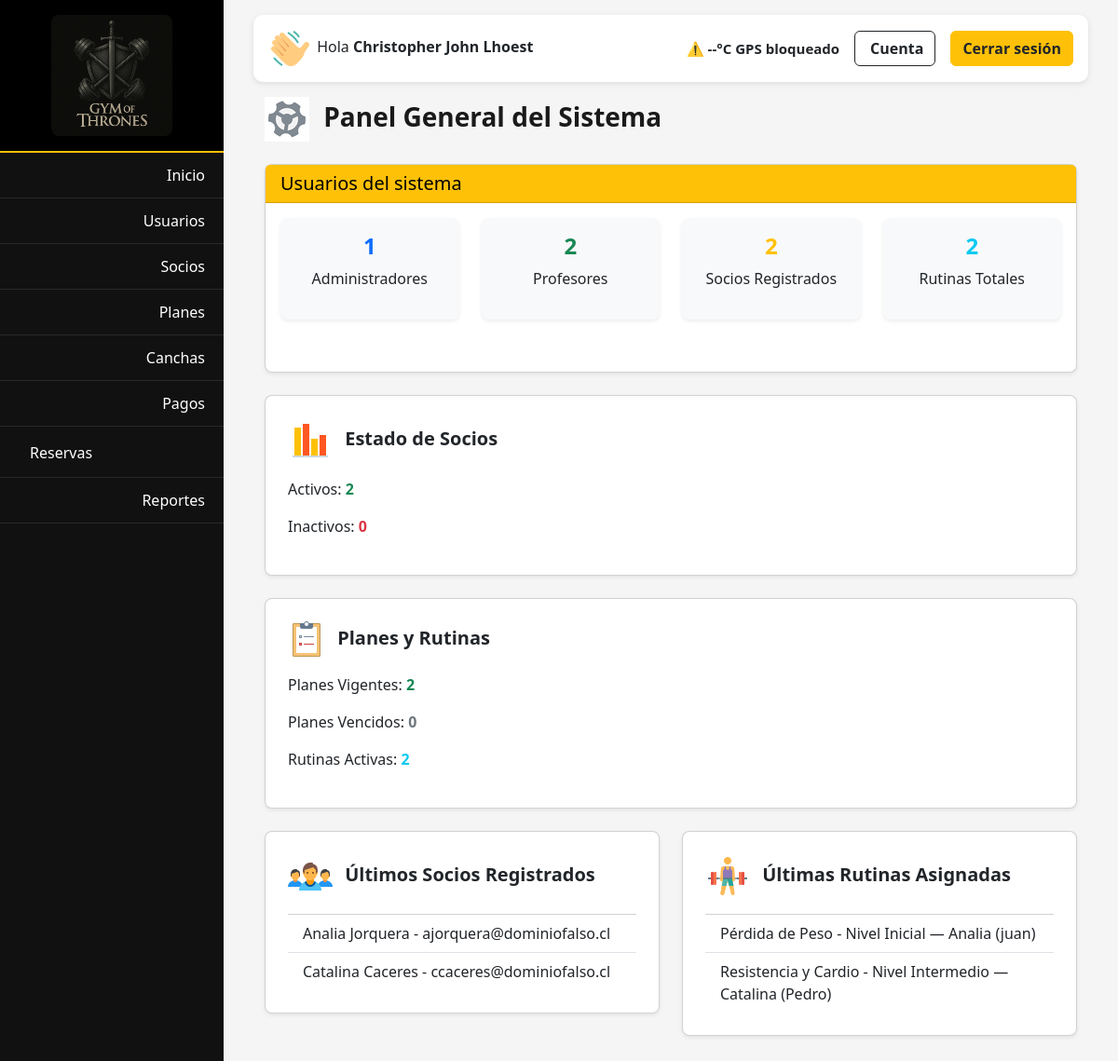
Before: /users/dashboard/superadmin/ (signed in) with the older database file.
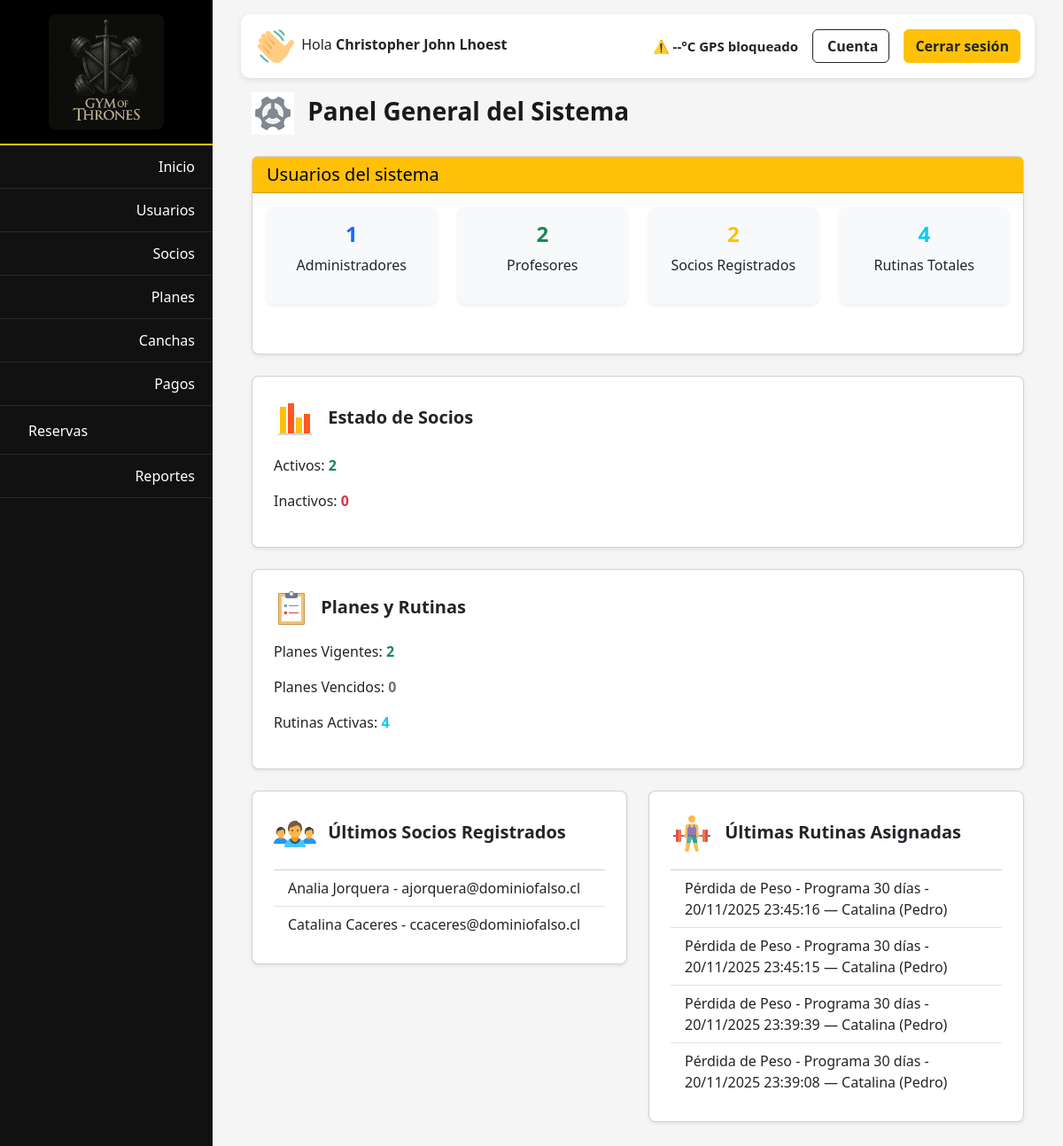
After: the same page with the newer database file.
### apps/users/models.py (models this page shows, shortened)
class Usuario(AbstractBaseUser, PermissionsMixin):
    ROLES = [
        ('superadmin', 'Super Administrador'),
        ('admin', 'Administrador'),
        ('profesor', 'Profesor'),
        ('socio', 'Socio'),
    ]
    ESPECIALIDAD_CHOICES = [
        ('zumba', 'Zumba'),
        ('spinning', 'Spinning'),
        ('pilates', 'Pilates'),
        ('yoga', 'Yoga'),
        ('pesas', 'Pesas / Musculación'),
        ('cardio', 'Cardio / Resistencia'),
        ('funcional', 'Entrenamiento Funcional'),
        ('no_aplica', 'No aplica'),
    ]
    rut = models.CharField(max_length=12, unique=True)
    nombre = models.CharField(max_length=50)
    apellido = models.CharField(max_length=50)
    correo = models.EmailField(unique=True)
    rol = models.CharField(max_length=15, choices=ROLES, default='socio')
    especialidad = models.CharField(
        max_length=30,
        choices=ESPECIALIDAD_CHOICES,
        default='no_aplica',
        blank=True,
        null=True,
        help_text="Área de especialización del profesor"
    )
    is_active = models.BooleanField(default=True)
    is_staff = models.BooleanField(default=False)
    fecha_creacion = models.DateTimeField(default=timezone.now)
    objects = UsuarioManager()
    USERNAME_FIELD = 'rut'
    REQUIRED_FIELDS = ['nombre', 'apellido', 'correo']

### apps/socios/models.py (models this page shows, shortened)
class Socio(models.Model):
    ESTADO_CHOICES = [
        (True, 'Activo'),
        (False, 'Inactivo'),
    ]
    rut = models.CharField(max_length=12, unique=True)
    nombre = models.CharField(max_length=50)
    apellido_paterno = models.CharField(max_length=50)
    apellido_materno = models.CharField(max_length=50, blank=True, null=True)
    correo = models.EmailField(unique=True)
    telefono = models.CharField(max_length=20, blank=True, null=True)
    fecNac = models.DateField(verbose_name='Fecha de Nacimiento', null=True, blank=True)
    estado = models.BooleanField(choices=ESTADO_CHOICES, default=True)
    fec_registro = models.DateTimeField(default=timezone.now)
    peso = models.DecimalField(max_digits=5, decimal_places=2, blank=True, null=True, help_text="Peso en kilogramos")
    altura = models.DecimalField(max_digits=4, decimal_places=2, blank=True, null=True, help_text="Altura en metros")
    objetivos_choices = [
        ('bajar_peso', 'Bajar de peso'),
        ('subir_masa', 'Subir masa muscular'),
        ('bajar_grasa', 'Reducir grasa corporal'),
        ('mantener', 'Mantener condición física'),
        ('aumentar_fuerza', 'Aumentar fuerza'),
        ('tonificar', 'Tonificar / Definir'),
    ]
    objetivo = models.CharField(max_length=40, choices=objetivos_choices, default='mantener')
    profesor_asignado = models.ForeignKey(
        'users.Usuario',
        on_delete=models.SET_NULL,
        null=True,
        blank=True,
        limit_choices_to={'rol': 'profesor'},
        related_name='alumnos_asignados',
        help_text="Profesor asignado a este socio"
    )

### apps/rutinas/models.py (models this page shows, shortened)
class Rutina(models.Model):
    ESTADO_CHOICES = [
        ('activa', 'Activa'),
        ('inactiva', 'Inactiva'),
    ]
    profesor = models.ForeignKey(
        'users.Usuario',
        on_delete=models.PROTECT,
        limit_choices_to={'rol': 'profesor'},
        related_name='rutinas_asignadas'
    )
    socio = models.ForeignKey(
        'socios.Socio',
        on_delete=models.CASCADE,
        related_name='rutinas_recibidas'
    )
    titulo = models.CharField(max_length=100)
    descripcion = models.TextField(blank=True, null=True)
    contenido = models.TextField()
    imc_referencia = models.DecimalField(max_digits=5, decimal_places=2, blank=True, null=True)
    archivo_pdf = models.FileField(upload_to='rutinas/pdf/', blank=True, null=True)
    fecha_asignacion = models.DateTimeField(default=timezone.now)
    estado = models.CharField(max_length=10, choices=ESTADO_CHOICES, default='activa')
    class Meta:
        ordering = ['-fecha_asignacion']
        unique_together = ('profesor', 'socio', 'titulo')

### apps/users/views.py (the view)
# urls.py: path('dashboard/superadmin/', views.dashboard_superadmin, name='dashboard_superadmin'),
@login_required
@user_passes_test(es_superadmin)
def dashboard_superadmin(request):
    from apps.socios.models import Socio
    from apps.users.models import Usuario
    from apps.rutinas.models import Rutina
    from apps.planes.models import Plan, SocioPlan
    total_admins = Usuario.objects.filter(rol='admin').count()
    total_profesores = Usuario.objects.filter(rol='profesor').count()
    total_socios = Usuario.objects.filter(rol='socio').count()
    socios_activos = Socio.objects.filter(estado=True).count()
    socios_inactivos = Socio.objects.filter(estado=False).count()
    rutinas_activas = Rutina.objects.filter(estado='activa').count()
    rutinas_totales = Rutina.objects.count()
    planes_vigentes = SocioPlan.objects.filter(estado=True).count()
    planes_vencidos = SocioPlan.objects.filter(estado=False).count()
    ultimos_socios = Socio.objects.order_by('-fec_registro')[:5]
    ultimas_rutinas = Rutina.objects.order_by('-fecha_asignacion')[:5]
    context = {
        'total_admins': total_admins,
        'total_profesores': total_profesores,
        'total_socios': total_socios,
        'socios_activos': socios_activos,
        'socios_inactivos': socios_inactivos,
        'rutinas_activas': rutinas_activas,
        'rutinas_totales': rutinas_totales,
        'planes_vigentes': planes_vigentes,
        'planes_vencidos': planes_vencidos,
        'ultimos_socios': ultimos_socios,
        'ultimas_rutinas': ultimas_rutinas,
    }
    return render(request, 'dashboards/dashboard_superadmin.html', context)

### templates/dashboards/dashboard_superadmin.html (shortened to what this page needs)
{% extends 'core/base_dashboard.html' %}
{% load static %}
{% block content %}
<div class="container mt-4">
  <h3 class="fw-bold mb-4">
    <img src="{% static 'img/engranaje.gif' %}" alt="icono admin" class="me-2">
    Panel General del Sistema
  </h3>
  <div class="card shadow-sm mb-4">
  <div class="card-header bg-warning text-black">
    <h5 class="mb-0">Usuarios del sistema</h5>
  </div>
  <div class="card-body">
    <div class="row text-center mb-4">
      <div class="col-md-3 mb-3">
        <div class="card shadow-sm border-0 bg-light p-3">
          <h4 class="fw-bold text-primary">{{ total_admins }}</h4>
          <p>Administradores</p>
        </div>
      </div>
      <div class="col-md-3 mb-3">
        <div class="card shadow-sm border-0 bg-light p-3">
          <h4 class="fw-bold text-success">{{ total_profesores }}</h4>
          <p>Profesores</p>
        </div>
      </div>
      <div class="col-md-3 mb-3">
        <div class="card shadow-sm border-0 bg-light p-3">
          <h4 class="fw-bold text-warning">{{ total_socios }}</h4>
          <p>Socios Registrados</p>
        </div>
      </div>
      <div class="col-md-3 mb-3">
        <div class="card shadow-sm border-0 bg-light p-3">
          <h4 class="fw-bold text-info">{{ rutinas_totales }}</h4>
          <p>Rutinas Totales</p>
        </div>
      </div>
    </div>
  </div>
</div>
  <div class="card shadow-sm p-4 mb-4">
    <h5 class="fw-bold mb-3"><img src="{% static 'img/grafico.png' %}" alt="icono graficos" class="me-2"> Estado de Socios</h5>
    <p>Activos: <span class="fw-bold text-success">{{ socios_activos }}</span></p>
    <p>Inactivos: <span class="fw-bold text-danger">{{ socios_inactivos }}</span></p>
  </div>
  <div class="card shadow-sm p-4 mb-4">
    <h5 class="fw-bold mb-3"><img src="{% static 'img/planes.png' %}" alt="icono planes" class="me-2"> Planes y Rutinas</h5>
    <p>Planes Vigentes: <span class="fw-bold text-success">{{ planes_vigentes }}</span></p>
    <p>Planes Vencidos: <span class="fw-bold text-secondary">{{ planes_vencidos }}</span></p>
    <p>Rutinas Activas: <span class="fw-bold text-info">{{ rutinas_activas }}</span></p>
  </div>
  <div class="row">
    <div class="col-md-6 mb-4">
      <div class="card shadow-sm p-4">
        <h5 class="fw-bold mb-3"><img src="{% static 'img/socios.png' %}" alt="icono admin" class="me-2"> Últimos Socios Registrados</h5>
        <ul class="list-group list-group-flush">
          {% for socio in ultimos_socios %}
          <li class="list-group-item">{{ socio.nombre }} {{ socio.apellido_paterno }} - {{ socio.correo }}</li>
          {% empty %}
          <li class="list-group-item text-muted">No hay socios registrados recientemente.</li>
          {% endfor %}
        </ul>
      </div>
    </div>
    <div class="col-md-6 mb-4">
      <div class="card shadow-sm p-4">
        <h5 class="fw-bold mb-3"><img src="{% static 'img/rutinas.png' %}" alt="icono admin" class="me-2"> Últimas Rutinas Asignadas</h5>
        <ul class="list-group list-group-flush">
          {% for rutina in ultimas_rutinas %}
          <li class="list-group-item">
            {{ rutina.titulo }} — {{ rutina.socio.nombre }} ({{ rutina.profesor.nombre }})
          </li>
          {% empty %}
          <li class="list-group-item text-muted">No hay rutinas recientes.</li>
          {% endfor %}
        </ul>
      </div>
    </div>
  </div>
</div>
{% endblock %}

### templates/core/base_dashboard.html (shortened to what this page needs)
{% load static %}
<!DOCTYPE html>
<html lang="es">
<head>
  <link href="https://cdn.jsdelivr.net/npm/bootstrap@5.3.3/dist/css/bootstrap.min.css" rel="stylesheet">
  <link rel="stylesheet" href="{% static 'css/core/base_dashboard.css' %}">
</head>
<body>
  <div class="sidebar" id="sidebar">
    <div class="logo">
      <img src="{% static 'img/logo2.png' %}" alt="GymOfThrones Logo">
    </div>
    <ul>
      {% if request.user.rol == 'superadmin' %}
        <li><a href="{% url 'dashboard_superadmin' %}"><span>Inicio</span></a></li>
        <li><a href="{% url 'lista_usuarios' %}"><span>Usuarios</span></a></li>
        <li><a href="{% url 'lista_socios' %}"><span>Socios</span></a></li>
        <li><a href="{% url 'lista_planes' %}"><span>Planes</span></a></li>
        <li><a href="{% url 'canchas_list' %}"><span>Canchas</span></a></li>
        <li><a href="{% url 'lista_pagos' %}"><span>Pagos</span></a></li>
        <li>
          <a href="javascript:void(0)" id="toggleReservas">
            <div><span>Reservas</span></div>
          </a>
        </li>
        <li><a href="{% url 'dashboard_reportes' %}"><span>Reportes</span></a></li>
      {% endif %}
    </ul>
  </div>
  <div class="main-content">
    <div class="topbar d-flex justify-content-between align-items-center">
      <div class="user-info">
        <span>
          <img src="{% static 'img/mano.png' %}" alt="icono saludo">
          Hola <strong>{{ request.user.nombre }} {{ request.user.apellido|default_if_none:"" }}</strong>
        </span>
      </div>
      <div class="d-flex align-items-center gap-3">
        <div id="weather-box" class="d-flex align-items-center gap-1 text-dark fw-semibold"
              style="font-size:15px;">
            <span id="weather-icon">⏳</span>
            <span id="weather-temp">--°C</span>
            <span id="weather-location">Cargando...</span>
        </div>
        <a href="{% url 'perfil_usuario' %}" class="btn btn-outline-dark d-flex align-items-center gap-1 fw-semibold">
           Cuenta
        </a>
        <a href="{% url 'logout' %}" class="btn btn-warning fw-bold text-dark">
          Cerrar sesión
        </a>
      </div>
    </div>
    {% block content %}{% endblock %}
  </div>
</body>
</html>

### static/css/core/base_dashboard.css (style rules this page uses)
:root { --amarillo: #ffc107; --negro: #111; --gris: #f5f5f5; }
body { background-color: var(--gris); font-family: 'Segoe UI', sans-serif; display: flex; min-height: 100vh; overflow-x: hidden; }
.sidebar { width: 240px; background-color: var(--negro); color: white; flex-shrink: 0; transition: all 0.3s ease; }
.sidebar .logo { padding: 1rem; text-align: center; background-color: #000; border-bottom: 2px solid var(--amarillo); }
.sidebar .logo img { width: 130px; height: auto; border-radius: 8px; }
.sidebar ul { list-style: none; padding: 0; margin: 0; }
.sidebar ul li { border-bottom: 1px solid rgba(255,255,255,0.1); }
.sidebar ul li a { display: flex; align-items: center; justify-content: space-between; padding: 12px 20px; color: white; text-decoration: none; transition: background 0.2s; }
.main-content { flex: 1; padding: 1rem 2rem 2rem 2rem; background-color: var(--gris); }
.topbar { display: flex; justify-content: space-between; align-items: center; background-color: white; padding: 0.75rem 1rem; border-radius: 10px; box-shadow: 0 2px 6px rgba(0,0,0,0.1); margin-bottom: 1rem; }
.user-info { display: flex; align-items: center; gap: 10px; }
.user-info span { font-weight: 500; }
.main-content .container { margin-top: 0 !important; padding-top: 0 !important; }
.card, table { border-radius: 8px; }
h3, h2 { color: #1a1a1a; }

Changed rows visible on the page:
removed Rutina: titulo "Pérdida de Peso - Nivel Inicial", socio.nombre "Analia", profesor.nombre "juan"
removed Rutina: titulo "Resistencia y Cardio - Nivel Intermedio", socio.nombre "Catalina", profesor.nombre "Pedro"
added Rutina: titulo "Pérdida de Peso - Programa 30 días - 20/11/2025 23:45:16", socio.nombre "Catalina", profesor.nombre "Pedro"
added Rutina: titulo "Pérdida de Peso - Programa 30 días - 20/11/2025 23:45:15", socio.nombre "Catalina", profesor.nombre "Pedro"
added Rutina: titulo "Pérdida de Peso - Programa 30 días - 20/11/2025 23:39:39", socio.nombre "Catalina", profesor.nombre "Pedro"
added Rutina: titulo "Pérdida de Peso - Programa 30 días - 20/11/2025 23:39:08", socio.nombre "Catalina", profesor.nombre "Pedro"
Other visible differences:
{{ rutinas_totales }}: "2" → "4"
{{ rutinas_activas }}: "2" → "4"
